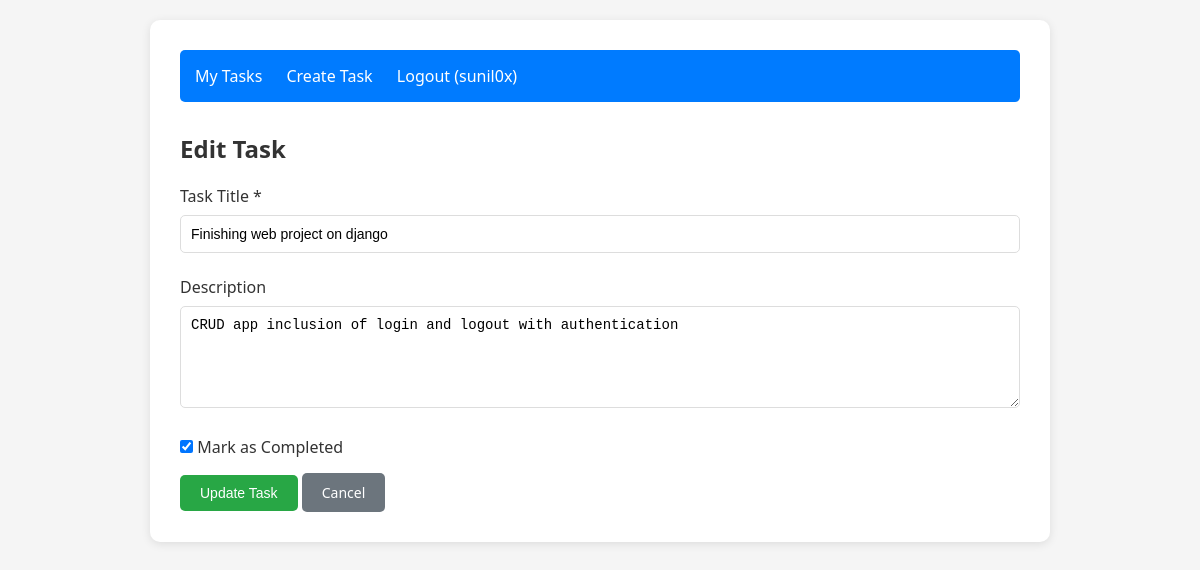
Screenshot of /task/2/update/ (signed in) with the database file from the repository.
### tasks/models.py (models this page shows, shortened)
class Task(models.Model):
    user = models.ForeignKey(User,on_delete=models.CASCADE)
    title = models.CharField(max_length =200)
    description = models.TextField(blank=True)
    completed = models.BooleanField(default = False)
    created_at = models.DateTimeField(auto_now_add = True)
    class Meta:
        ordering = ['-created_at']

### tasks/views.py (the view, shortened to what this page needs)
# urls.py: path('task/<int:pk>/update/',views.task_update, name ='task_update'),
@login_required
def task_update(request, pk):
    task = get_object_or_404(Task, pk=pk, user=request.user)
    return render(request, 'tasks/task_form.html', {'task': task})

### tasks/templates/tasks/task_form.html (shortened to what this page needs)
{% extends 'tasks/base.html' %}
{% block content %}
<h2>{% if task %}Edit Task{% else %}Create New Task{% endif %}</h2>
<form method="post">
    <div class="form-group">
        <label for="title">Task Title *</label>
        <input type="text" id="title" name="title" value="{% if task %}{{ task.title }}{% endif %}" required>
    </div>
    <div class="form-group">
        <label for="description">Description</label>
        <textarea id="description" name="description" rows="5">{% if task %}{{ task.description }}{% endif %}</textarea>
    </div>
    {% if task %}
    <div class="form-group">
        <label>
            <input type="checkbox" name="completed" {% if task.completed %}checked{% endif %}>
            Mark as Completed
        </label>
    </div>
    {% endif %}
    <button type="submit" class="btn btn-success">
        {% if task %}Update Task{% else %}Create Task{% endif %}
    </button>
    <a href="{% url 'task_list' %}" class="btn" style="background-color: #6c757d;">Cancel</a>
</form>
{% endblock %}

### tasks/templates/tasks/base.html (shortened to what this page needs)
<!DOCTYPE html>
<html lang="en">
<head>
</head>
<body>
    <div class="container">
        <nav>
            {% if user.is_authenticated %}
                <a href="{% url 'task_list' %}">My Tasks</a>
                <a href="{% url 'task_create' %}">Create Task</a>
                <a href="{% url 'logout' %}">Logout ({{ user.username }})</a>
            {% else %}
                <a href="{% url 'login' %}">Login</a>
                <a href="{% url 'register' %}">Register</a>
            {% endif %}
        </nav>
        {% block content %}
        {% endblock %}
    </div>
</body>
</html>

### tasks/templates/tasks/base.html (style rules this page uses)
* { margin: 0; padding: 0; box-sizing: border-box; }
body { font-family: 'Segoe UI', Tahoma, Geneva, Verdana, sans-serif; background-color: #f5f5f5; padding: 20px; }
.container { max-width: 900px; margin: 0 auto; background: white; padding: 30px; border-radius: 10px; box-shadow: 0 2px 10px rgba(0,0,0,0.1); }
h1, h2 { color: #333; margin-bottom: 20px; }
nav { background-color: #007bff; padding: 15px; border-radius: 5px; margin-bottom: 30px; }
nav a { color: white; text-decoration: none; margin-right: 20px; font-weight: 500; }
.btn { display: inline-block; padding: 10px 20px; background-color: #007bff; color: white; text-decoration: none; border-radius: 5px; border: none; cursor: pointer; font-size: 14px; }
.btn-success { background-color: #28a745; }
form input[type="text"], form input[type="password"], form textarea { width: 100%; padding: 10px; margin: 8px 0; border: 1px solid #ddd; border-radius: 5px; font-size: 14px; }
form label { display: block; margin-top: 10px; font-weight: 500; color: #333; }
.form-group { margin-bottom: 15px; }

### rows the page displays
Task: title "Finishing web project on django", description "CRUD app inclusion of login and logout with authentication", completed "☑"

### other values shown
{{ user.username }} "sunil0x"
